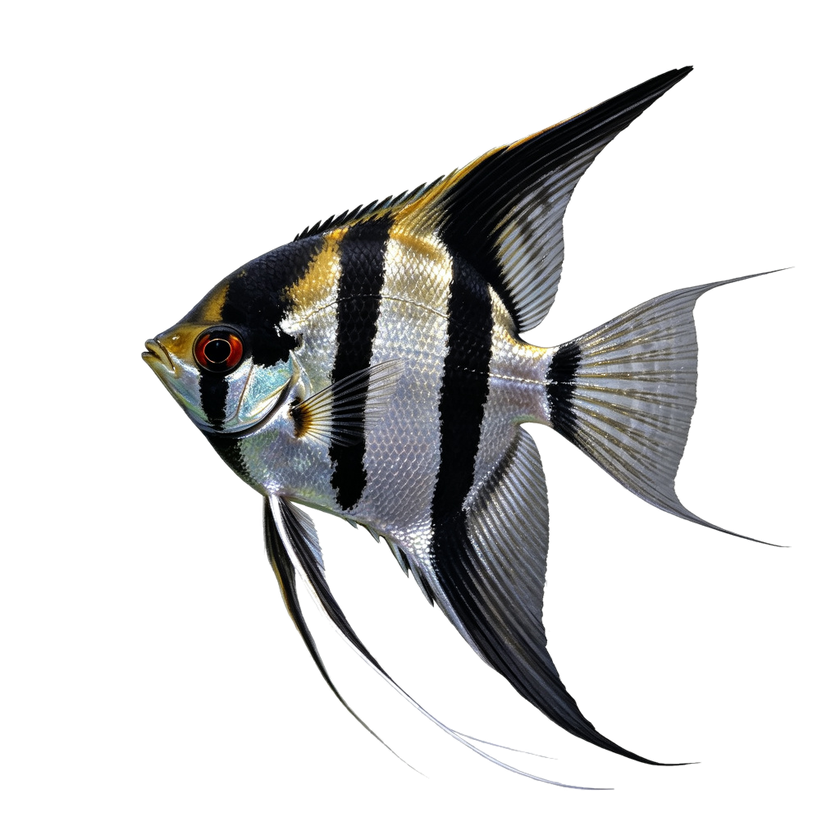
#> input picture frontend/assets/fish/angelfish.png, 840 x 840 px, shrunk from 1024 x 1024 before the run, found by its file name; its folder holds only this picture in this run
$ python remove_bg.py
#> lines starting #> are read from the running program, lines starting #| are printed output that depends on the picture; after the words box and inside, x2 and y2 are one past the last pixel; in counts of white or black regions, pixels touching at a corner belong together
"""
背景去除脚本：从图片边缘泛洪填充，去除与边缘连通的背景色像素
保留鱼体内部的白色部分（如小丑鱼白纹、鲨鱼肚皮）
"""
from PIL import Image, ImageFilter
import numpy as np
from collections import deque
import os

# [108 lines left out: function remove_background_floodfill, not called in this run]


def main():
    fish_dir = r'D:\sofa\aiproject\Fishing-Expert-doubao\frontend\assets\fish'
    results = []

    for fname in sorted(os.listdir(fish_dir)):
        if not fname.endswith('.png'):
            continue
        fpath = os.path.join(fish_dir, fname)
        img = Image.open(fpath).convert('RGBA')
#> img is the input picture: PIL image 840x840 RGBA; mean R, G, B, A 25, 25, 24.7, 61.5
        arr = np.array(img)
        alpha = arr[:, :, 3]
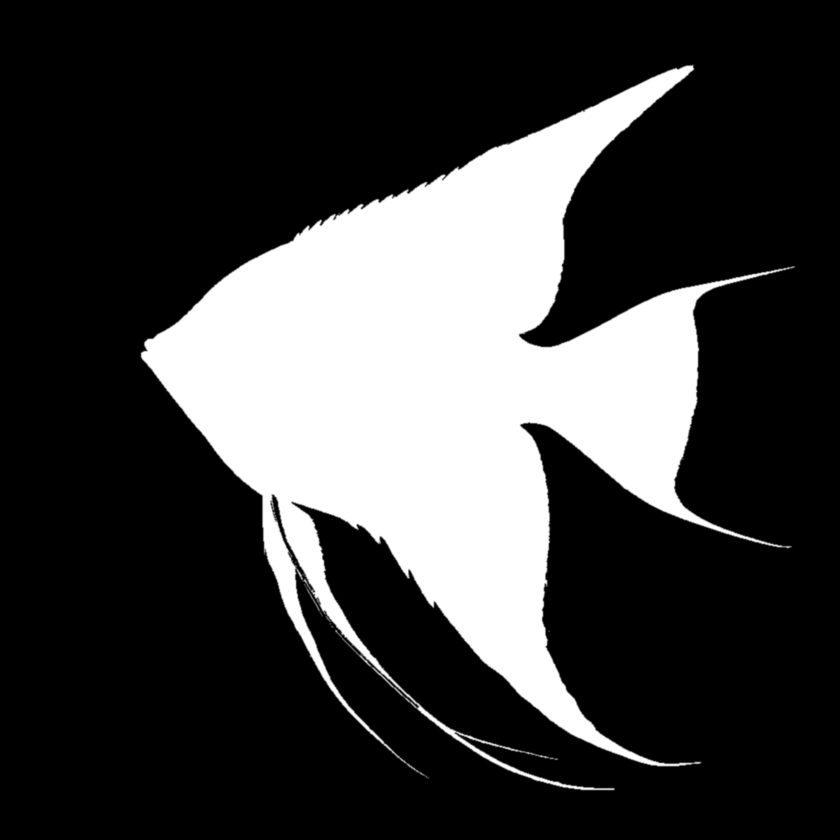
#> alpha: shape (840, 840); min 0, max 255, mean 61.5
        rgb = arr[:, :, :3]
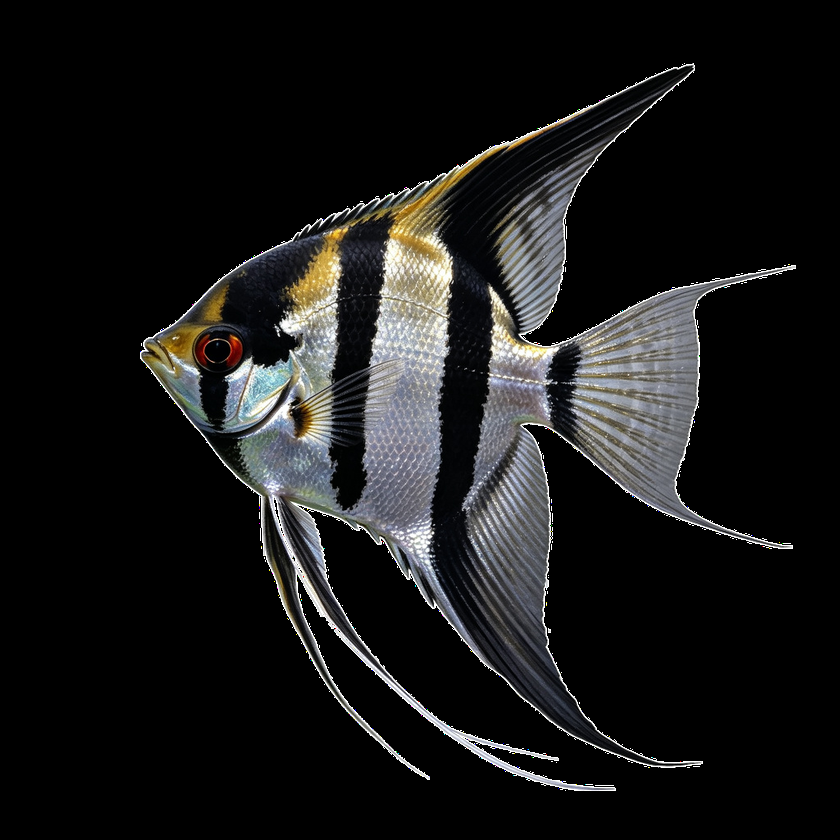
#> rgb: shape (840, 840, 3); mean R, G, B 25, 25, 24.7

        # 检查是否有白底问题
        white_mask = (rgb[:,:,0] > 230) & (rgb[:,:,1] > 230) & (rgb[:,:,2] > 230)
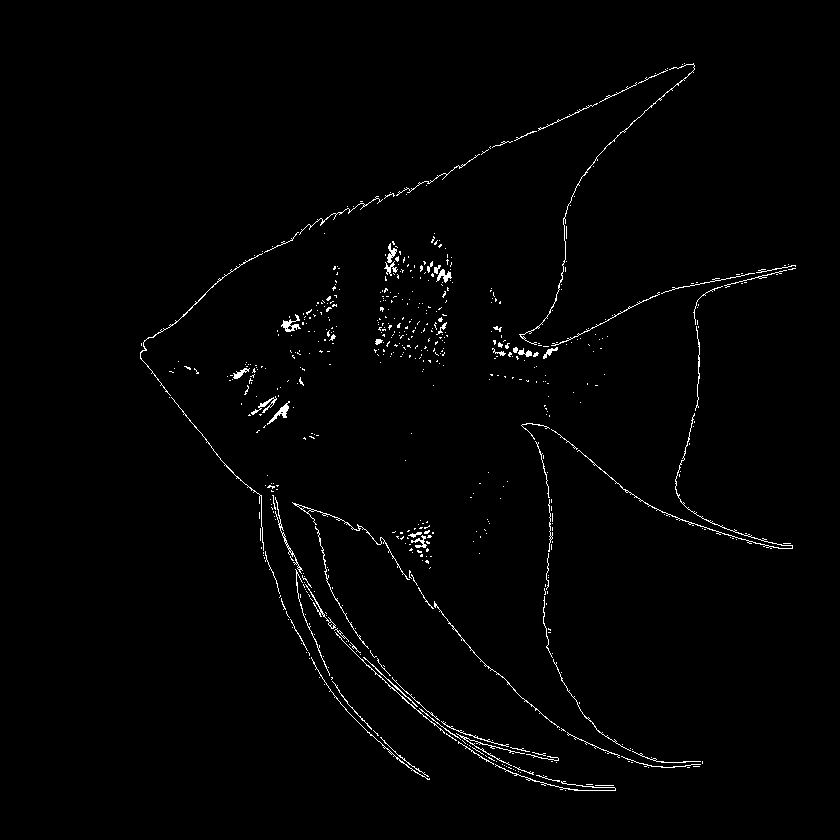
#> white_mask: shape (840, 840) bool; 1.3% white in thin lines or dots, all inside (x1, y1, x2, y2) = (140, 63, 796, 791)
        white_with_alpha = np.sum(white_mask & (alpha > 30))
#> white_with_alpha = 4983
        white_pct = white_with_alpha / alpha.size * 100
#> white_pct = 0.706

        if white_pct > 1:  # 超过1%白底就处理
            print(f"\nProcessing {fname}: {white_pct:.1f}% white background")
            removed, remaining = remove_background_floodfill(fpath, fpath)
            print(f"  Removed {removed} pixels, remaining white: {remaining}")
            results.append((fname, white_pct, removed, remaining))
        else:
            print(f"  OK {fname}: {white_pct:.1f}% white (no processing needed)")
#|   OK angelfish.png: 0.7% white (no processing needed)
            results.append((fname, white_pct, 0, white_with_alpha))

    print("\n" + "="*60)
    print("SUMMARY:")
    for fname, before, removed, after in results:
        status = "FIXED" if removed > 0 else "OK"
        print(f"  {status:6s} {fname:30s} before={before:5.1f}% removed={removed:7d} after_white={after}")
#> this loop made 1 pass
#> (fname, before, removed, after, status) on pass 1: ('angelfish.png', 0.706, 0, 4983, 'OK')
#|   OK     angelfish.png                  before=  0.7% removed=      0 after_white=4983


if __name__ == '__main__':
    main()

$ run again, on frontend/assets/fish/butterflyfish.png
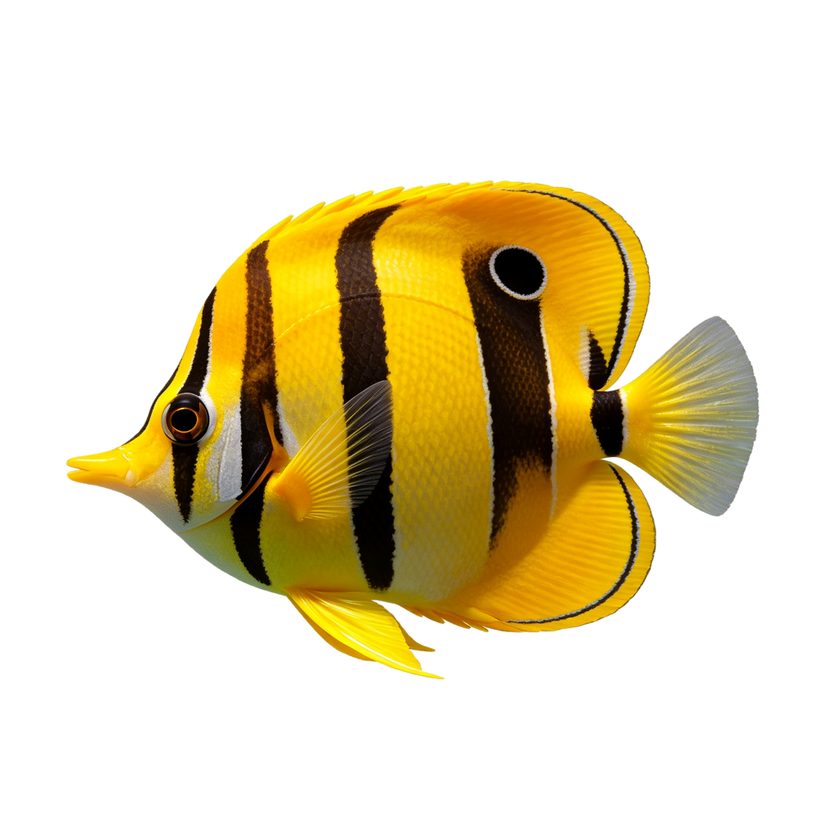
#> input picture frontend/assets/fish/butterflyfish.png, 840 x 840 px, shrunk from 1024 x 1024 before the run, found by its file name
#> in main, img is the input picture: PIL image 840x840 RGBA; mean R, G, B, A 51.7, 40.6, 7.9, 77.4
#> in main, `alpha = arr[:, :, 3]`:
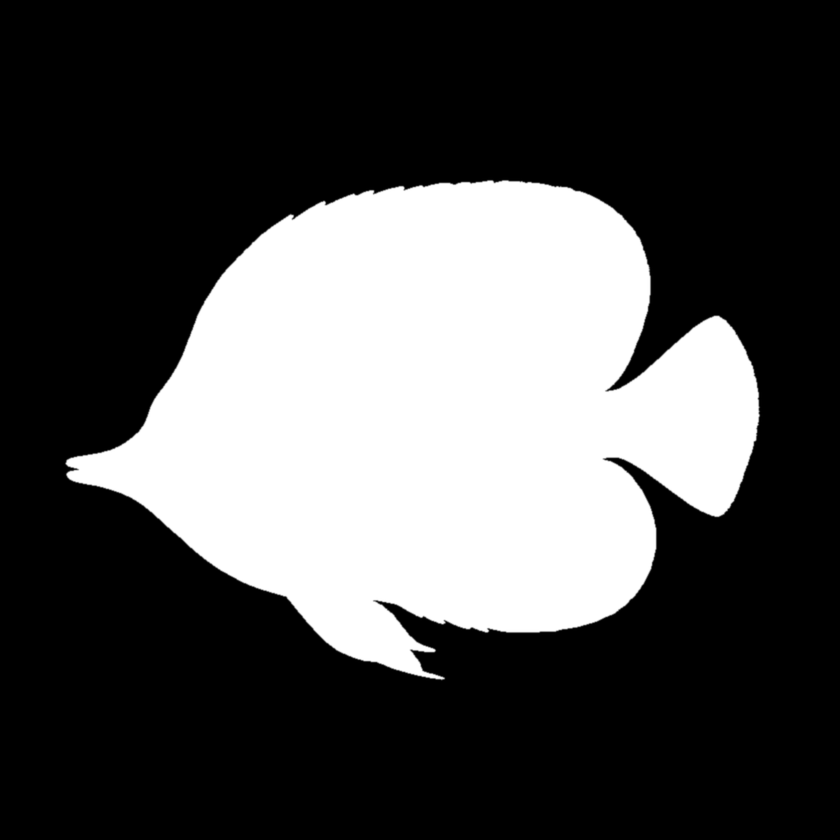
#> alpha: shape (840, 840); min 0, max 255, mean 77.4
#> in main, `white_mask = (rgb[:,:,0] > 230) & (rgb[:,:,1] > 230) & (rgb[:,:,2] > 2..`:
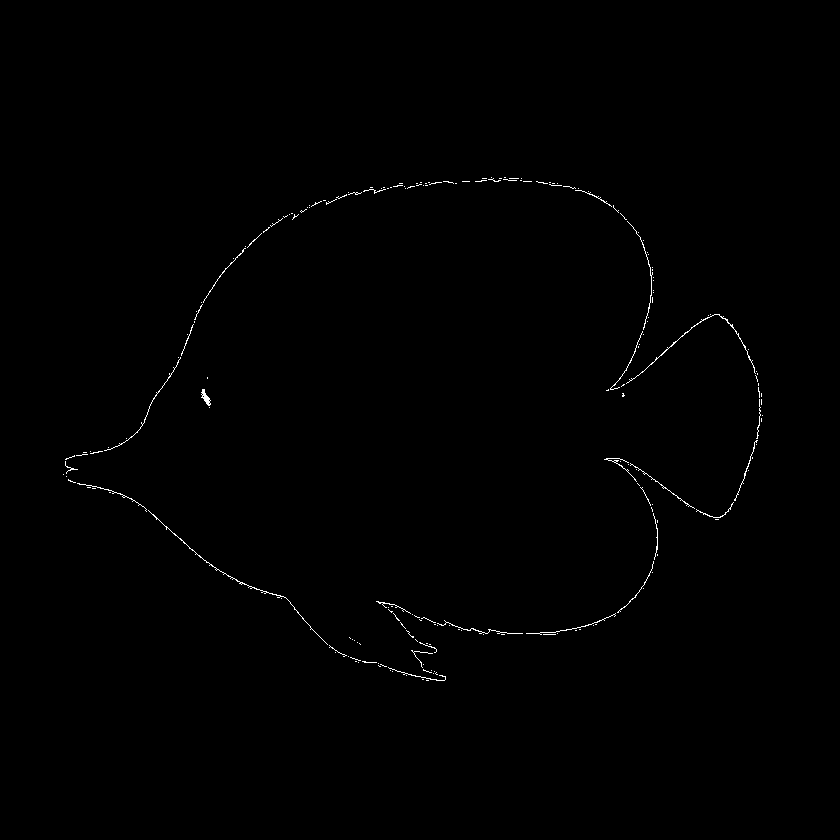
#> white_mask: shape (840, 840) bool; 0.4% white in thin lines or dots, all inside (x1, y1, x2, y2) = (63, 177, 763, 681)
#> white_with_alpha = 1077
#> white_pct = 0.153
#|   OK butterflyfish.png: 0.2% white (no processing needed)
#> the loop in main, `for fname, before, removed, after in results:` made 1 pass
#> (fname, before, removed, after, status) on pass 1: ('butterflyfish.png', 0.153, 0, 1077, 'OK')
#> (printed output is left out)
